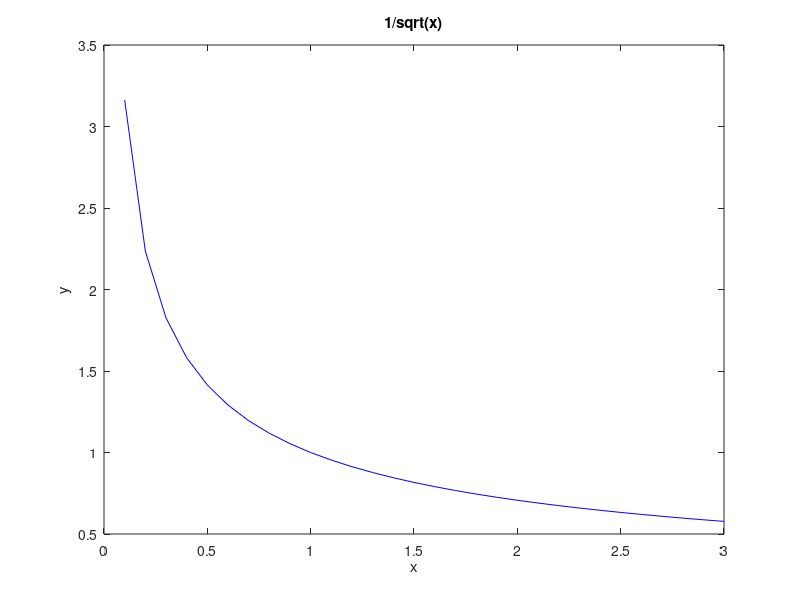

Here is the MATLAB script that generated this plot:
% Autor: Hernandez Lopez Raul @Neo
% correo: freeenergy1975@gmail.com
% Teorema de existencia
x = 0:0.1:3;
y = 1./sqrt(x);

plot(x, y, 'b');

title("1/sqrt(x)");

xlabel("x");
ylabel("y");

